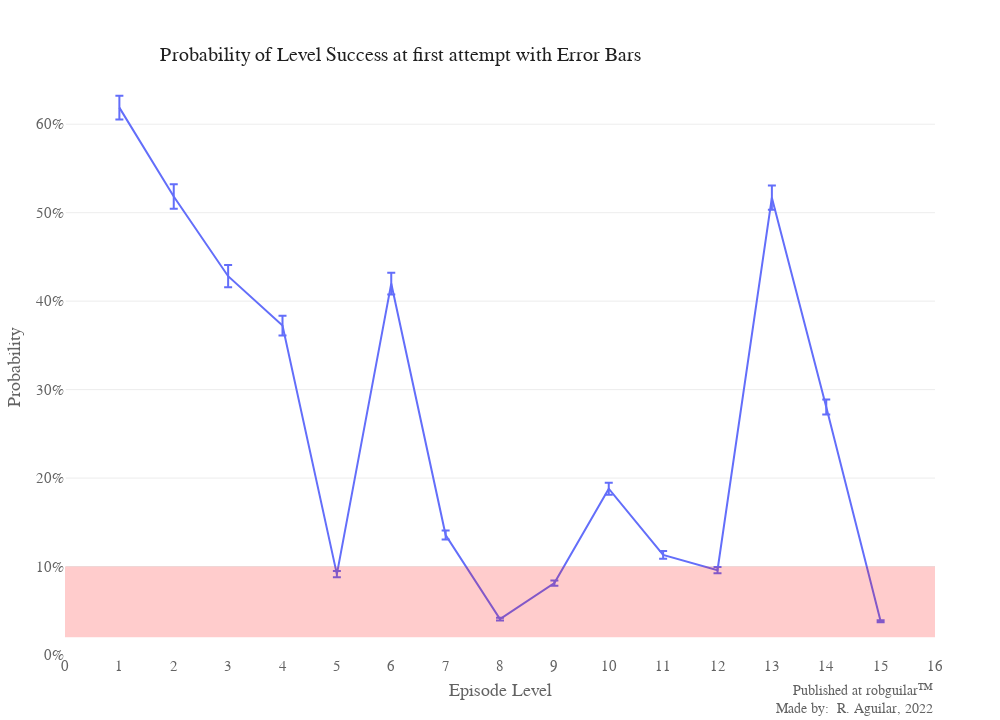

The notebook cell saved with this chart:
### Markdown cell above
## 8. Showing uncertainty
<p>Now that we have a measure of uncertainty for each levels' difficulty estimate let's use <em>error bars</em> to show this uncertainty in the plot. We will set the length of the error bars to one standard error. The upper limit and the lower limit of each error bar should then be <em>p<sub>win</sub></em> + <em>σ<sub>error</sub></em> and <em>p<sub>win</sub></em> - <em>σ<sub>error</sub></em>, respectively.</p>

### Code cell
# Lineplot of Success Probability per Level
line3 = px.line(difficulty, x='level', y="p_win",
                title = "Probability of Level Success at first attempt with Error Bars",
                labels = {"p_win":"Probability", "level":"Episode Level"},
                error_y="error")
line3.update_layout(layout)
line3.update_xaxes(range=[0,16], tick0 = 1, dtick = 1)
line3.update_yaxes(range=[0,0.65], tick0 = 0, dtick = 0.1)
line3.update_layout(yaxis_tickformat = "0%")
line3.add_hrect(y0=0.02, y1=0.1, line_width=0, fillcolor="red", opacity=0.2)
line3.add_annotation(sign)
line3.show()

### Figure 1 — Plotly figure (JSON) as saved in the notebook; plotly's stock layout.template omitted (floating-point values rounded to 4 significant figures)
{"data": [{"error_y": {"array": [0.01336, 0.01394, 0.01258, 0.01111, 0.00346, 0.01237, 0.00509, 0.001568, 0.003011, 0.00682, 0.004345, 0.003554, 0.01372, 0.008531, 0.001098]}, "hovertemplate": "Episode Level=%{x}<br>Probability=%{y}<extra></extra>", "legendgroup": "", "line": {"color": "#636efa", "dash": "solid"}, "mode": "lines", "name": "", "orientation": "v", "showlegend": false, "type": "scatter", "x": [1, 2, 3, 4, 5, 6, 7, 8, 9, 10, 11, 12, 13, 14, 15], "xaxis": "x", "y": [0.6188, 0.5183, 0.4282, 0.3724, 0.09139, 0.4199, 0.1357, 0.04053, 0.0813, 0.188, 0.1132, 0.09595, 0.517, 0.2803, 0.03809], "yaxis": "y"}], "layout": {"activeshape": {"opacity": 0.7}, "annotations": [{"align": "right", "font": {"size": 14}, "showarrow": false, "text": "Published at <a href='https://www.robguilar.com'>robguilar&#8482;</a><br>Made by:  R. Aguilar, 2022", "visible": true, "x": 1, "xref": "paper", "y": -0.11, "yref": "paper"}], "autosize": true, "autotypenumbers": "convert types", "font": {"color": "#636363", "family": "segoe ui light", "size": 15}, "grid": {"pattern": "coupled", "roworder": "bottom to top", "xgap": 0.5, "xside": "bottom", "ygap": 0.5}, "height": 720, "hoverdistance": 50, "hoverlabel": {"align": "left", "bgcolor": "#3D5165", "bordercolor": "#fff", "font": {"color": "#FFFFFF", "family": "segoe ui light", "size": 15}}, "legend": {"bordercolor": "#F70000", "font": {"size": 15}, "itemclick": "toggleothers", "itemdoubleclick": false, "itemwidth": 30, "title": {"font": {"color": "#202020", "size": 17}, "side": "top"}, "tracegroupgap": 0, "x": 1.05}, "margin": {"b": 65, "l": 65, "pad": 0, "r": 65, "t": 80}, "newshape": {"line": {"color": "#3D5165", "width": 1.5}, "opacity": 0.7}, "paper_bgcolor": "#FFFFFF", "plot_bgcolor": "#FFFFFF", "separators": ". ", "shapes": [{"fillcolor": "red", "line": {"width": 0}, "opacity": 0.2, "type": "rect", "x0": 0, "x1": 1, "xref": "x domain", "y0": 0.02, "y1": 0.1, "yref": "y"}], "showlegend": true, "title": {"font": {"color": "#202020", "family": "bahnschrift light", "size": 20}, "pad": {"b": 15, "l": 1}, "text": "Probability of Level Success at first attempt with Error Bars", "x": 0.4, "xanchor": "center", "y": 0.935, "yanchor": "top", "yref": "container"}, "width": 1000, "xaxis": {"anchor": "free", "automargin": true, "domain": [0, 1], "dtick": 1, "gridcolor": "#fff", "position": 0, "range": [0, 16], "showgrid": false, "showspikes": false, "spikecolor": "#DEDEDE", "spikethickness": 1.5, "tick0": 1, "tickcolor": "#FD0000", "ticklabelposition": "outside", "title": {"standoff": 10, "text": "Episode Level"}, "zeroline": true, "zerolinecolor": "#fff", "zerolinewidth": 1.5}, "yaxis": {"anchor": "x", "automargin": true, "domain": [0, 1], "dtick": 0.1, "gridcolor": "#EDEDED", "range": [0, 0.65], "showspikes": false, "spikecolor": "#DEDEDE", "spikethickness": 1.5, "tick0": 0, "tickformat": "0%", "ticklabelposition": "outside", "tickprefix": "", "ticksuffix": "", "title": {"standoff": 10, "text": "Probability"}, "zeroline": true, "zerolinecolor": "#fff", "zerolinewidth": 1.5}}}
